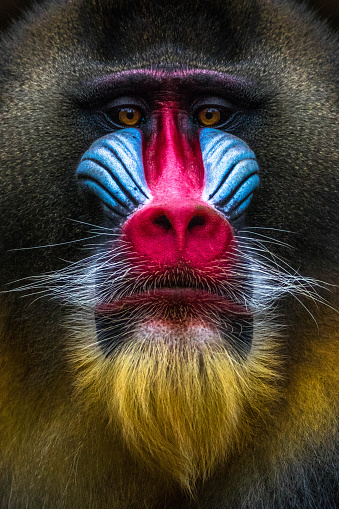
#> input picture photos/monkey.jpg, 339 x 509 px
$ python gradients.py
#> lines starting #> are read from the running program, lines starting #| are printed output that depends on the picture
import cv2 as cv
import numpy as np

img = cv.imread('photos/monkey.jpg')
#> img is the input picture: shape (509, 339, 3); mean B, G, R 49.5, 59.5, 74.2
cv.imshow('Animal', img)

gray = cv.cvtColor(img, cv.COLOR_BGR2GRAY)
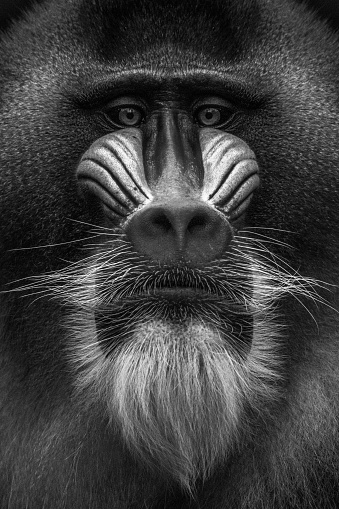
#> gray: shape (509, 339); min 0, max 255, mean 62.7
cv.imshow('Gray', gray)

#Laplaction
lap = cv.Laplacian(gray, cv.CV_64F)
lap = np.uint8(np.absolute(lap))
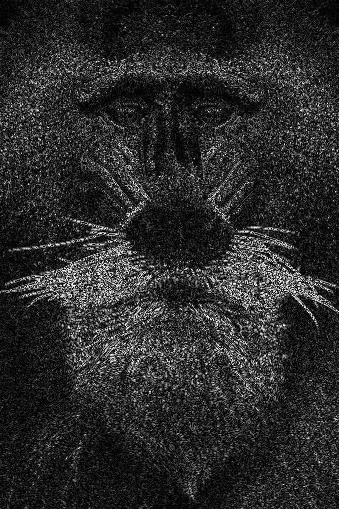
#> lap: shape (509, 339); min 0, max 255, mean 43.6
cv.imshow('Laplacian', lap)

#Sobel
sobelx = cv.Sobel(gray, cv.CV_64F, 1, 0)
sobely = cv.Sobel(gray, cv.CV_64F, 0, 1)
combined_sobel = cv.bitwise_or(sobelx,sobely)
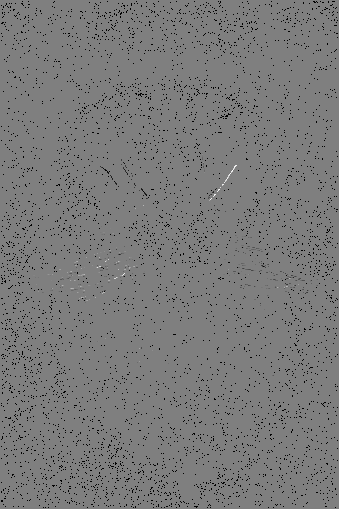
#> combined_sobel: shape (509, 339) float64; 3.32% of the values are NaN or infinite; the others: min -130944, max 130944, mean -167.2; drawn with min black, max white, NaN and infinite black
cv.imshow('Sobel Combined',combined_sobel)
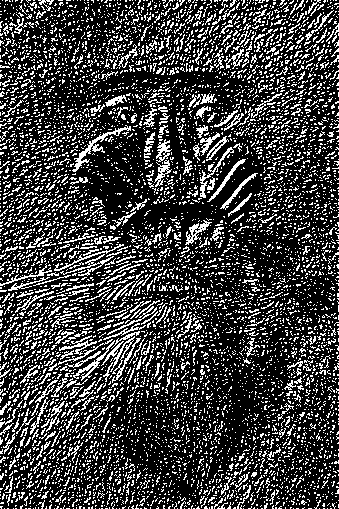
#> window 'Sobel Combined': shape (509, 339); 24.5% white in thin lines or dots
cv.imshow('Sobel X',sobelx)
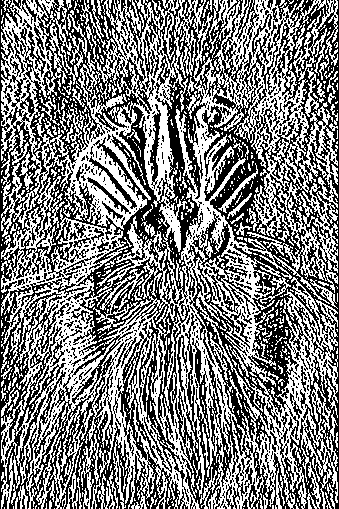
#> window 'Sobel X': shape (509, 339); 49.4% white in thin lines or dots
cv.imshow('Sobel Y', sobely)
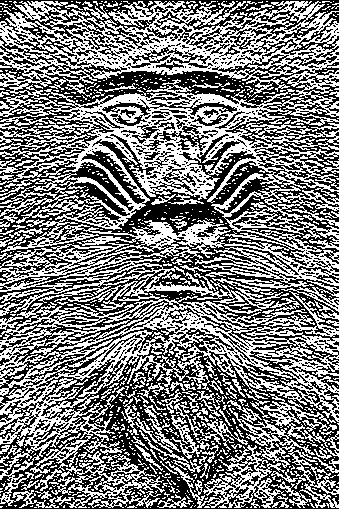
#> window 'Sobel Y': shape (509, 339); 48.6% white in thin lines or dots

#canny
canny = cv.Canny(gray, 150, 175)
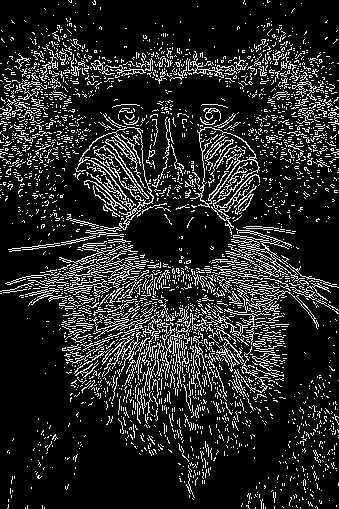
#> canny: shape (509, 339); 14.8% white in thin lines or dots
cv.imshow('Canny',canny)

cv.waitKey(0)

$ run again, with photos/group.jpg copied over photos/monkey.jpg
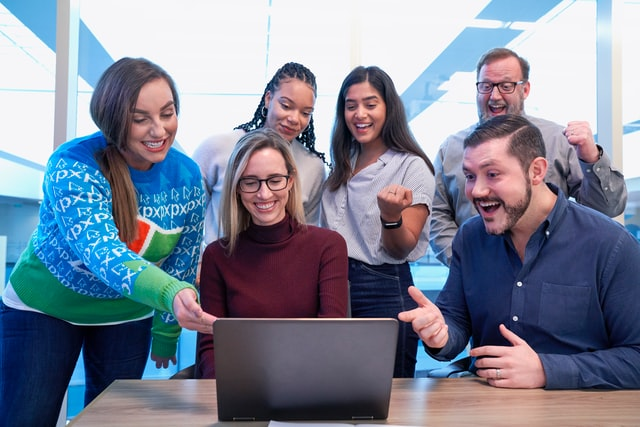
#> input picture photos/group.jpg, 640 x 427 px
#> img is the input picture: shape (427, 640, 3); mean B, G, R 149.5, 132.7, 126.3
#> `cv.imshow('Sobel Combined',combined_sobel)`:
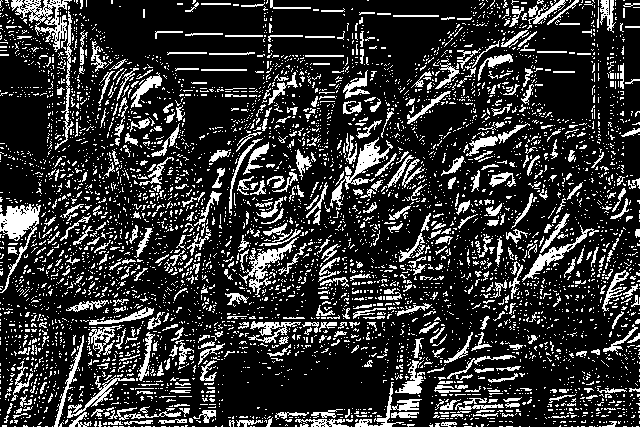
#> window 'Sobel Combined': shape (427, 640); 20% white in thin lines or dots
#> `canny = cv.Canny(gray, 150, 175)`:
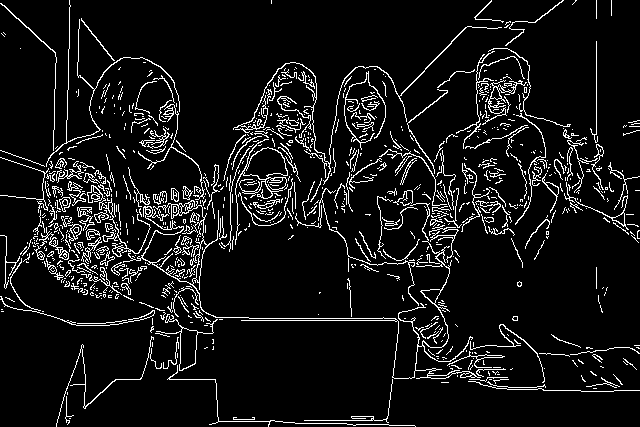
#> canny: shape (427, 640); 8% white in thin lines or dots
